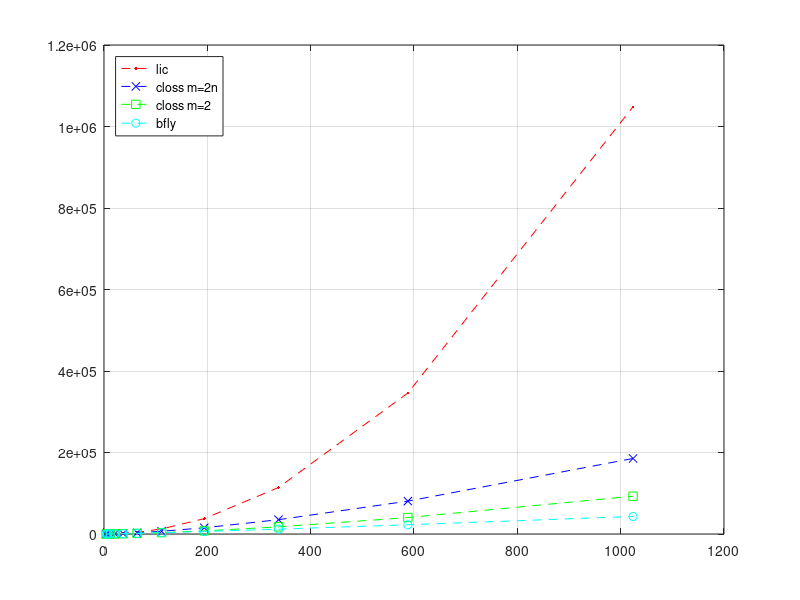

This figure's MATLAB source:
k = 2.^linspace(2,10,11);
plot(k,k.^2,'r.--');          
hold on
plot(k,sqrt(32.*k.^3),'bx--');
plot(k,sqrt(8.*k.^3),'gs--');
plot(k,4.2*k.*log2(k),'co--');
grid on

legend('lic', 'closs m=2n', 'closs m=2', 'bfly','location','northwest')
